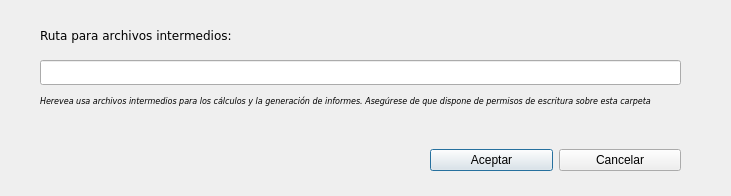
<?xml version="1.0" encoding="UTF-8"?>
<ui version="4.0">
 <class>ConfiguracionForm</class>
 <widget class="QDialog" name="ConfiguracionForm">
  <property name="geometry">
   <rect>
    <x>0</x>
    <y>0</y>
    <width>731</width>
    <height>196</height>
   </rect>
  </property>
  <property name="minimumSize">
   <size>
    <width>731</width>
    <height>0</height>
   </size>
  </property>
  <property name="maximumSize">
   <size>
    <width>731</width>
    <height>920</height>
   </size>
  </property>
  <property name="windowTitle">
   <string>Herevea</string>
  </property>
  <property name="windowIcon">
   <iconset>
    <normaloff>Herevea.png</normaloff>Herevea.png</iconset>
  </property>
  <widget class="QLabel" name="label">
   <property name="geometry">
    <rect>
     <x>40</x>
     <y>20</y>
     <width>631</width>
     <height>31</height>
    </rect>
   </property>
   <property name="font">
    <font>
     <family>Verdana</family>
    </font>
   </property>
   <property name="text">
    <string>Ruta para archivos intermedios:</string>
   </property>
   <property name="wordWrap">
    <bool>true</bool>
   </property>
  </widget>
  <widget class="QLineEdit" name="tbxPath">
   <property name="geometry">
    <rect>
     <x>40</x>
     <y>60</y>
     <width>641</width>
     <height>25</height>
    </rect>
   </property>
   <property name="font">
    <font>
     <family>Verdana</family>
    </font>
   </property>
   <property name="readOnly">
    <bool>false</bool>
   </property>
  </widget>
  <widget class="QLabel" name="label_2">
   <property name="geometry">
    <rect>
     <x>40</x>
     <y>80</y>
     <width>641</width>
     <height>41</height>
    </rect>
   </property>
   <property name="font">
    <font>
     <family>Verdana</family>
     <pointsize>6</pointsize>
     <italic>true</italic>
    </font>
   </property>
   <property name="text">
    <string>Herevea usa archivos intermedios para los cálculos y la generación de informes. Asegúrese de que dispone de permisos de escritura sobre esta carpeta</string>
   </property>
   <property name="wordWrap">
    <bool>true</bool>
   </property>
  </widget>
  <widget class="QWidget" name="horizontalLayoutWidget">
   <property name="geometry">
    <rect>
     <x>430</x>
     <y>140</y>
     <width>251</width>
     <height>41</height>
    </rect>
   </property>
   <layout class="QHBoxLayout" name="horizontalLayout">
    <item>
     <widget class="QPushButton" name="btnAccept">
      <property name="text">
       <string>Aceptar</string>
      </property>
     </widget>
    </item>
    <item>
     <widget class="QPushButton" name="btnCancel">
      <property name="text">
       <string>Cancelar</string>
      </property>
     </widget>
    </item>
   </layout>
  </widget>
 </widget>
 <resources/>
 <connections/>
</ui>
